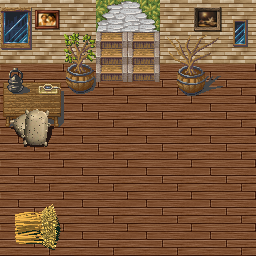

This game map was drawn from its Tiled (.tmx) file and the tilesets committed beside it. A one-line description and the full map source follow:
An orthogonal 8x8 tile map with 32x32 px tiles, 6 tile layers (noWalk4, trigger4, floor4, walls4, ...), 4 tilesets.

<map version="1.0" tiledversion="1.0.3" orientation="orthogonal" renderorder="right-down" width="8" height="8" tilewidth="32" tileheight="32" nextobjectid="1">
 <tileset firstgid="1" name="beautiful" tilewidth="32" tileheight="32" tilecount="1024" columns="32">
  <image source="tilesets/beautiful.png" trans="ff00ff" width="1024" height="1024" />
 </tileset>
 <tileset firstgid="1025" name="village_tileset" tilewidth="32" tileheight="32" tilecount="360" columns="8">
  <image source="tilesets/village_tileset.png" trans="ff00ff" width="256" height="1440" />
 </tileset>
 <tileset firstgid="1385" name="floors" tilewidth="32" tileheight="32" tilecount="64" columns="8">
  <image source="tilesets/floors.png" trans="ff00ff" width="256" height="256" />
 </tileset>
 <tileset firstgid="1449" name="poor_art" tilewidth="32" tileheight="32" tilecount="96" columns="12">
  <image source="tilesets/poor_art.png" trans="ff00ff" width="384" height="256" />
 </tileset>
 <layer name="noWalk4" width="8" height="8">
  <data encoding="csv">
0,0,0,0,0,93,93,93,
93,93,0,0,0,93,93,0,
93,93,93,0,0,0,0,0,
0,93,0,0,0,0,0,0,
0,0,0,0,0,0,0,0,
0,0,0,0,0,0,0,0,
93,93,0,0,0,0,0,0,
0,93,0,0,0,0,0,0
</data>
 </layer>
 <layer name="trigger4" width="8" height="8">
  <data encoding="csv">
0,0,0,94,94,0,0,0,
0,0,0,0,0,0,0,0,
0,0,0,0,0,0,0,0,
0,0,0,0,0,0,0,0,
0,0,0,0,0,0,0,0,
0,0,0,0,0,0,0,0,
0,0,0,0,0,0,0,0,
0,0,0,0,0,0,0,0
</data>
 </layer>
 <layer name="floor4" width="8" height="8">
  <data encoding="csv">
1417,1418,1417,1263,1264,1418,1417,1418,
1417,1418,1417,0,0,1418,1417,1418,
1417,1418,1417,1418,1417,1418,1417,1418,
1417,1418,1417,1418,1417,1418,1417,1418,
1417,1418,1417,1418,1417,1418,1417,1418,
1417,1418,1417,1418,1417,1418,1417,1418,
1417,1418,1417,1418,1417,1418,1417,1418,
1417,1418,1417,1418,1417,1418,1417,1418
</data>
 </layer>
 <layer name="walls4" width="8" height="8">
  <data encoding="csv">
1387,1387,1387,0,0,1387,1387,1387,
1387,1387,1387,1088,1088,1387,1387,1387,
0,0,0,1096,1096,0,0,0,
0,0,0,0,0,0,0,0,
0,0,0,0,0,0,0,0,
0,0,0,0,0,0,0,0,
0,0,0,0,0,0,0,0,
0,0,0,0,0,0,0,0
</data>
 </layer>
 <layer name="background_decor4" width="8" height="8">
  <data encoding="csv">
1178,1503,0,0,0,0,1485,1180,
1186,0,1044,0,0,0,0,1188,
1030,1031,1052,0,0,0,0,0,
1038,1039,0,0,0,0,0,0,
0,0,0,0,0,0,0,0,
0,0,0,0,0,0,0,0,
0,0,0,0,0,0,0,0,
0,0,0,0,0,0,0,0
</data>
 </layer>
 <layer name="foreground_decor4" width="8" height="8">
  <data encoding="csv">
0,0,0,0,0,0,0,0,
0,0,0,0,0,1042,1043,0,
1358,1079,0,0,0,1050,1051,0,
296,297,0,0,0,0,0,0,
328,329,0,0,0,0,0,0,
0,0,0,0,0,0,0,0,
113,114,0,0,0,0,0,0,
145,146,0,0,0,0,0,0
</data>
 </layer>
</map>
